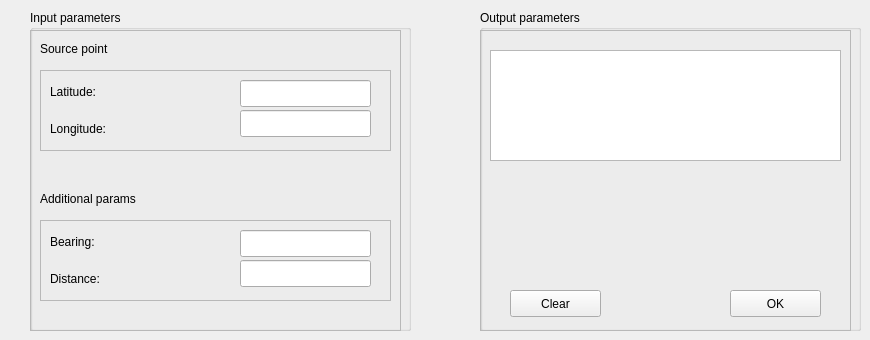
   <widget class="QWidget" name="tab_9">
    <attribute name="title">
     <string>Rhumb destination point</string>
    </attribute>
    <widget class="QGroupBox" name="groupBox_17">
     <property name="geometry">
      <rect>
       <x>30</x>
       <y>10</y>
       <width>381</width>
       <height>321</height>
      </rect>
     </property>
     <property name="title">
      <string>Input parameters</string>
     </property>
     <widget class="QFrame" name="frame_37">
      <property name="geometry">
       <rect>
        <x>0</x>
        <y>20</y>
        <width>371</width>
        <height>301</height>
       </rect>
      </property>
      <property name="frameShape">
       <enum>QFrame::StyledPanel</enum>
      </property>
      <property name="frameShadow">
       <enum>QFrame::Raised</enum>
      </property>
      <property name="lineWidth">
       <number>1</number>
      </property>
      <widget class="QLabel" name="label_57">
       <property name="geometry">
        <rect>
         <x>10</x>
         <y>10</y>
         <width>89</width>
         <height>17</height>
        </rect>
       </property>
       <property name="text">
        <string>Source point</string>
       </property>
      </widget>
      <widget class="QFrame" name="frame_38">
       <property name="geometry">
        <rect>
         <x>10</x>
         <y>40</y>
         <width>351</width>
         <height>81</height>
        </rect>
       </property>
       <property name="frameShape">
        <enum>QFrame::StyledPanel</enum>
       </property>
       <property name="frameShadow">
        <enum>QFrame::Raised</enum>
       </property>
       <widget class="QLabel" name="label_58">
        <property name="geometry">
         <rect>
          <x>10</x>
          <y>50</y>
          <width>71</width>
          <height>17</height>
         </rect>
        </property>
        <property name="text">
         <string>Longitude:</string>
        </property>
       </widget>
       <widget class="QLabel" name="label_59">
        <property name="geometry">
         <rect>
          <x>10</x>
          <y>13</y>
          <width>71</width>
          <height>17</height>
         </rect>
        </property>
        <property name="text">
         <string>Latitude:</string>
        </property>
       </widget>
       <widget class="QLineEdit" name="rdpoint_s_lat_input">
        <property name="geometry">
         <rect>
          <x>200</x>
          <y>10</y>
          <width>131</width>
          <height>27</height>
         </rect>
        </property>
       </widget>
       <widget class="QLineEdit" name="rdpoint_s_lon_input">
        <property name="geometry">
         <rect>
          <x>200</x>
          <y>40</y>
          <width>131</width>
          <height>27</height>
         </rect>
        </property>
       </widget>
      </widget>
      <widget class="QLabel" name="label_60">
       <property name="geometry">
        <rect>
         <x>10</x>
         <y>160</y>
         <width>121</width>
         <height>17</height>
        </rect>
       </property>
       <property name="text">
        <string>Additional params</string>
       </property>
      </widget>
      <widget class="QFrame" name="frame_39">
       <property name="geometry">
        <rect>
         <x>10</x>
         <y>190</y>
         <width>351</width>
         <height>81</height>
        </rect>
       </property>
       <property name="frameShape">
        <enum>QFrame::StyledPanel</enum>
       </property>
       <property name="frameShadow">
        <enum>QFrame::Raised</enum>
       </property>
       <widget class="QLabel" name="label_61">
        <property name="geometry">
         <rect>
          <x>10</x>
          <y>50</y>
          <width>71</width>
          <height>17</height>
         </rect>
        </property>
        <property name="text">
         <string>Distance:</string>
        </property>
       </widget>
       <widget class="QLabel" name="label_62">
        <property name="geometry">
         <rect>
          <x>10</x>
          <y>13</y>
          <width>71</width>
          <height>17</height>
         </rect>
        </property>
        <property name="text">
         <string>Bearing:</string>
        </property>
       </widget>
       <widget class="QLineEdit" name="rdpoint_bear_input">
        <property name="geometry">
         <rect>
          <x>200</x>
          <y>10</y>
          <width>131</width>
          <height>27</height>
         </rect>
        </property>
       </widget>
       <widget class="QLineEdit" name="rdpoint_dist_input">
        <property name="geometry">
         <rect>
          <x>200</x>
          <y>40</y>
          <width>131</width>
          <height>27</height>
         </rect>
        </property>
       </widget>
      </widget>
     </widget>
    </widget>
    <widget class="QGroupBox" name="groupBox_18">
     <property name="geometry">
      <rect>
       <x>480</x>
       <y>10</y>
       <width>381</width>
       <height>321</height>
      </rect>
     </property>
     <property name="title">
      <string>Output parameters</string>
     </property>
     <widget class="QFrame" name="frame_40">
      <property name="geometry">
       <rect>
        <x>0</x>
        <y>20</y>
        <width>371</width>
        <height>301</height>
       </rect>
      </property>
      <property name="frameShape">
       <enum>QFrame::StyledPanel</enum>
      </property>
      <property name="frameShadow">
       <enum>QFrame::Raised</enum>
      </property>
      <widget class="QTextEdit" name="rdpoint_output">
       <property name="geometry">
        <rect>
         <x>10</x>
         <y>20</y>
         <width>351</width>
         <height>111</height>
        </rect>
       </property>
      </widget>
      <widget class="QPushButton" name="rdpoint_ok_btn">
       <property name="geometry">
        <rect>
         <x>250</x>
         <y>260</y>
         <width>91</width>
         <height>27</height>
        </rect>
       </property>
       <property name="text">
        <string>OK</string>
       </property>
      </widget>
      <widget class="QPushButton" name="rdpoint_clear_btn">
       <property name="geometry">
        <rect>
         <x>30</x>
         <y>260</y>
         <width>91</width>
         <height>27</height>
        </rect>
       </property>
       <property name="text">
        <string>Clear</string>
       </property>
      </widget>
     </widget>
    </widget>
   </widget>
